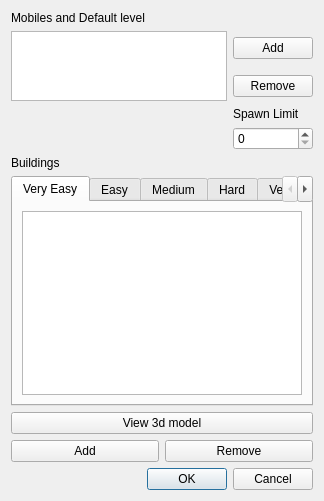
<?xml version="1.0" encoding="UTF-8"?>
<ui version="4.0">
 <class>LairTool</class>
 <widget class="QDialog" name="LairTool">
  <property name="geometry">
   <rect>
    <x>0</x>
    <y>0</y>
    <width>324</width>
    <height>501</height>
   </rect>
  </property>
  <property name="windowTitle">
   <string>Dialog</string>
  </property>
  <layout class="QGridLayout" name="gridLayout_8">
   <item row="0" column="0">
    <layout class="QGridLayout" name="gridLayout">
     <item row="0" column="0">
      <widget class="QLabel" name="label">
       <property name="text">
        <string>Mobiles and Default level</string>
       </property>
      </widget>
     </item>
     <item row="1" column="0" rowspan="2">
      <widget class="QListWidget" name="listWidget_mobiles"/>
     </item>
     <item row="1" column="1">
      <widget class="QPushButton" name="pushButton_addMobile">
       <property name="text">
        <string>Add</string>
       </property>
      </widget>
     </item>
     <item row="2" column="1">
      <widget class="QPushButton" name="pushButton_removeMobile">
       <property name="text">
        <string>Remove</string>
       </property>
      </widget>
     </item>
     <item row="3" column="1">
      <widget class="QLabel" name="label_2">
       <property name="text">
        <string>Spawn Limit</string>
       </property>
      </widget>
     </item>
     <item row="4" column="1">
      <widget class="QSpinBox" name="spinBox"/>
     </item>
    </layout>
   </item>
   <item row="1" column="0">
    <layout class="QGridLayout" name="gridLayout_7">
     <item row="0" column="0">
      <widget class="QLabel" name="label_3">
       <property name="text">
        <string>Buildings</string>
       </property>
      </widget>
     </item>
     <item row="1" column="0" colspan="2">
      <widget class="QTabWidget" name="tabWidget_buildings">
       <property name="currentIndex">
        <number>0</number>
       </property>
       <widget class="QWidget" name="tab">
        <attribute name="title">
         <string>Very Easy</string>
        </attribute>
        <layout class="QGridLayout" name="gridLayout_2">
         <item row="0" column="0">
          <widget class="QListWidget" name="listWidget_veryEasy"/>
         </item>
        </layout>
       </widget>
       <widget class="QWidget" name="tab_3">
        <attribute name="title">
         <string>Easy</string>
        </attribute>
        <layout class="QGridLayout" name="gridLayout_3">
         <item row="0" column="0">
          <widget class="QListWidget" name="listWidget_easy"/>
         </item>
        </layout>
       </widget>
       <widget class="QWidget" name="tab_2">
        <attribute name="title">
         <string>Medium</string>
        </attribute>
        <layout class="QGridLayout" name="gridLayout_4">
         <item row="0" column="0">
          <widget class="QListWidget" name="listWidget_Medium"/>
         </item>
        </layout>
       </widget>
       <widget class="QWidget" name="tab_4">
        <attribute name="title">
         <string>Hard</string>
        </attribute>
        <layout class="QGridLayout" name="gridLayout_5">
         <item row="0" column="0">
          <widget class="QListWidget" name="listWidget_Hard"/>
         </item>
        </layout>
       </widget>
       <widget class="QWidget" name="tab_5">
        <attribute name="title">
         <string>Very Hard</string>
        </attribute>
        <layout class="QGridLayout" name="gridLayout_6">
         <item row="0" column="0">
          <widget class="QListWidget" name="listWidget_veryHard"/>
         </item>
        </layout>
       </widget>
      </widget>
     </item>
     <item row="3" column="0">
      <widget class="QPushButton" name="pushButton_AddBuilding">
       <property name="text">
        <string>Add</string>
       </property>
      </widget>
     </item>
     <item row="3" column="1">
      <widget class="QPushButton" name="pushButton_RemoveBuilding">
       <property name="text">
        <string>Remove</string>
       </property>
      </widget>
     </item>
     <item row="2" column="0" colspan="2">
      <widget class="QPushButton" name="pushButton_view3d">
       <property name="text">
        <string>View 3d model</string>
       </property>
      </widget>
     </item>
    </layout>
   </item>
   <item row="3" column="0">
    <widget class="QDialogButtonBox" name="buttonBox">
     <property name="orientation">
      <enum>Qt::Horizontal</enum>
     </property>
     <property name="standardButtons">
      <set>QDialogButtonBox::Cancel|QDialogButtonBox::Ok</set>
     </property>
    </widget>
   </item>
  </layout>
 </widget>
 <resources/>
 <connections>
  <connection>
   <sender>buttonBox</sender>
   <signal>accepted()</signal>
   <receiver>LairTool</receiver>
   <slot>accept()</slot>
   <hints>
    <hint type="sourcelabel">
     <x>248</x>
     <y>254</y>
    </hint>
    <hint type="destinationlabel">
     <x>157</x>
     <y>274</y>
    </hint>
   </hints>
  </connection>
  <connection>
   <sender>buttonBox</sender>
   <signal>rejected()</signal>
   <receiver>LairTool</receiver>
   <slot>reject()</slot>
   <hints>
    <hint type="sourcelabel">
     <x>316</x>
     <y>260</y>
    </hint>
    <hint type="destinationlabel">
     <x>286</x>
     <y>274</y>
    </hint>
   </hints>
  </connection>
 </connections>
</ui>
